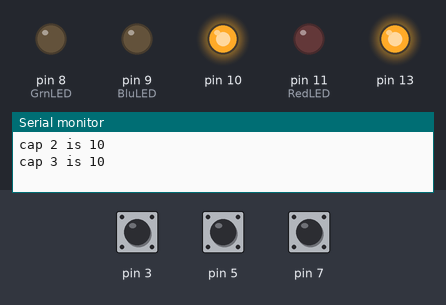
Bench run of a sketch on a simulated Arduino Uno, built with avr-gcc and run on an emulated ATmega328P. Parts: output pins drawn as LEDs (lit = HIGH), the last lines printed to the serial monitor. Inputs (shaded band) come from the test bench; at power-on: pin 3 HIGH, pin 5 HIGH, pin 7 HIGH.

Above: at 1.9 s.
2.0 s: pin 3 pulled LOW for 0.7 s
At 4.0 s:
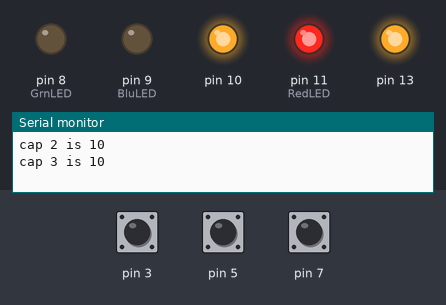
4.3 s: pin 5 pulled LOW for 0.7 s
At 6.2 s:
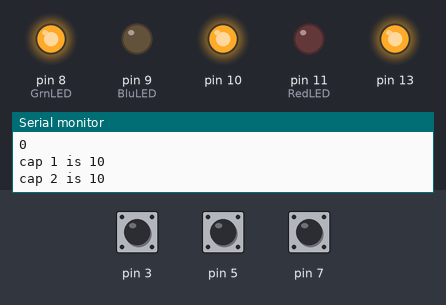
6.5 s: pin 7 pulled LOW for 1 s
At 8.2 s:
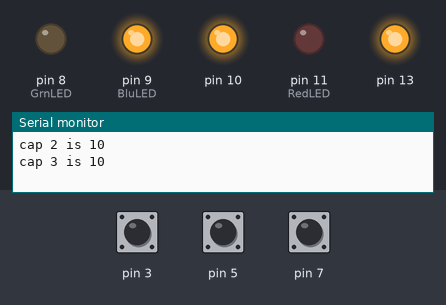
9.0 s: pin 3 pulled LOW for 1 s
At 10.5 s:
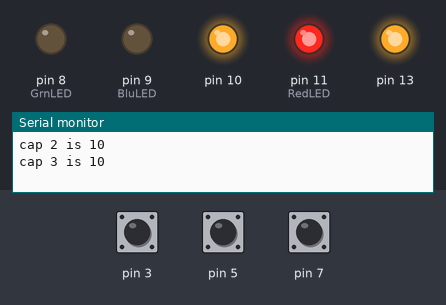
Timing chart, 0 to 12.0 s (numbered marks = the images above; inputs shaded):
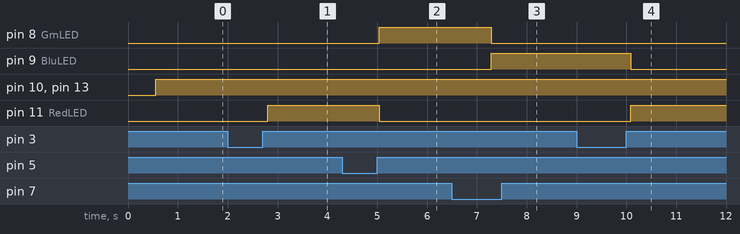

The sketch:

EE_cap_sensing_V4.ino
```cpp
#include <CapacitiveSensor.h>

byte RedLED = 11;
byte BluLED = 9;
byte GrnLED = 8;

CapacitiveSensor   cs_2_3 = CapacitiveSensor(2,3);        // 10M resistor between pins 4 & 2, pin 2 is sensor pin, add a wire and or foil if desired
CapacitiveSensor   cs_4_5 = CapacitiveSensor(2,5);        // 10M resistor between pins 4 & 6, pin 6 is sensor pin, add a wire and or foil
CapacitiveSensor   cs_6_7 = CapacitiveSensor(2,7);        // 10M resistor between pins 4 & 8, pin 8 is sensor pin, add a wire and or foil
int iterations = 0;
int ledr = 0;
int ledg = 0;
int ledb = 0;

int cap1 = 10;
int cap2 = 10;
int cap3 = 10;


unsigned long time;

void setup()
{
   //cs_4_2.set_CS_AutocaL_Millis(0xFFFFFFFF);     // turn off autocalibrate on channel 1 - just as an example
   Serial.begin(9600);

   pinMode(13, OUTPUT);
   pinMode (10, OUTPUT);
   pinMode (RedLED, OUTPUT);
   pinMode (BluLED, OUTPUT);
   pinMode (GrnLED, OUTPUT);
}

void loop()
{
    iterations ++;

    long start = millis();
    long total1 =  cs_2_3.capacitiveSensor(30);
    long total2 =  cs_4_5.capacitiveSensor(30);
    long total3 =  cs_6_7.capacitiveSensor(30);

    //Serial.print(millis() - start);        // check on performance in milliseconds
    //Serial.print("\t");                    // tab character for debug windown spacing
    time = millis();

    Serial.print("cap 1 is ");
    Serial.println(total1);                  // print sensor output 1


    if((total1/cap1 <= 1.1) && (total1/cap1 >= .9 ))
    {
      cap1 += total1;
    }

    Serial.print("cap 2 is " );
    Serial.println(total2);                  // print sensor output 2
    if((total2/cap2 <= 1.1) && (total2/cap2 >= .9 ))
    {
      cap2 += total1;
    }

    Serial.print("cap 3 is " );
    Serial.println(total3);                // print sensor output 3

    if((total3/cap3 <= 1.1) && (total3/cap3 >= .9 ))
    {
      cap3 += total3;
    }

    Serial.println("   ");
    delay(550);

    // arbitrary delay to limit data to serial port

//compare total1 to the avg of cap 1, total2 to avg of cap 2, and total3 to avg of cap3

//light LED based on %diff from baseline
double avg1 = cap1/iterations;
double avg2 = cap2/iterations;
double avg3 = cap3/iterations;


double percentDiff1 = total1/avg1;
double percentDiff2 = total2/avg2;
double percentDiff3 = total3/avg3;

if(percentDiff1 > percentDiff2 && percentDiff1 > percentDiff3 )
  {
   ledr = 255;
   ledg = 0;
   ledb = 0;

  }
  else if(percentDiff2 > percentDiff1 && percentDiff2 > percentDiff3)
  {
   ledg = 255;
   ledr = 0;
   ledb = 0;

  }
  else if(percentDiff3 > percentDiff2 && percentDiff3 > percentDiff1)
  {

    ledb = 255;
    ledg = 0;
    ledr = 0;

  }


  Serial.println(ledr);
  Serial.println(ledg);
  Serial.println(ledb);

 digitalWrite(13, HIGH);   // turn the LED on (HIGH is the voltage level)

    digitalWrite(10,HIGH); // Enable the circuit
    analogWrite(RedLED, ledr);
    analogWrite(GrnLED, ledg);
    analogWrite(BluLED, ledb);

}
```

Measured:
- after the input at 2.0 s, pin 11 (RedLED): LOW → HIGH after 0.80 s
- after the input at 4.3 s, pin 8 (GrnLED): LOW → HIGH after 0.74 s; pin 11 (RedLED): HIGH → LOW after 0.74 s
- after the input at 6.5 s, pin 8 (GrnLED): HIGH → LOW after 0.79 s; pin 9 (BluLED): LOW → HIGH after 0.79 s
- after the input at 9.0 s, pin 9 (BluLED): HIGH → LOW after 1.1 s; pin 11 (RedLED): LOW → HIGH after 1.1 s
